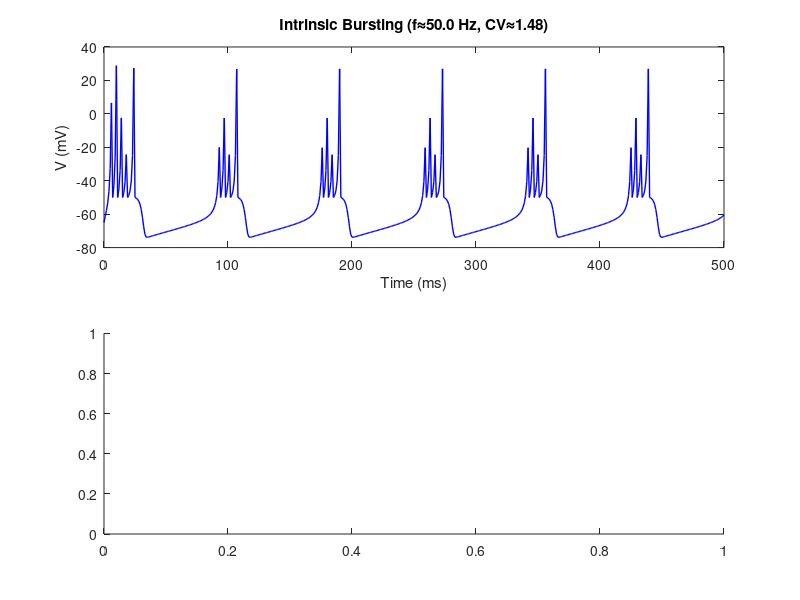

This chart was generated by the following MATLAB code: (Note: this script raises an error after producing the figure.)
%% Problem 1b: Find Bursting Parameters @ 50 Hz + Extension
% (1) Grid‐search for (a,b,c,d) producing bursting at ≈50 Hz, I=10 mA
% (2) Confirm with V(t) & ISI histogram
% (3) extension: F–B curve (bursts/sec vs. I)

clear; close all;

%% 1) Simulation settings
dt = 1;            % ms
T  = 500;          % total time (ms)
t  = 0:dt:T;       
N  = numel(t);
I0 = 10;           % drive for search (mA)

%% 2) Parameter grid (bursting regime around Izhikevich’s values)
a_list = [0.02, 0.03, 0.04];
b_list = [0.15, 0.20, 0.25];
c_list = [-60, -55, -50];
d_list = [2, 4, 6, 8];

best_cv   = -inf;
best_err  = inf;
best_par  = [];

% Loop through every candidate
for a = a_list
  for b = b_list
    for c = c_list
      for d = d_list
        %--- simulate one run ---
        V = -65*ones(1,N);
        u = b*V;
        spikes = [];
        for k = 2:N
          dV = 0.04*V(k-1)^2 + 5*V(k-1) + 140 - u(k-1) + I0;
          du = a*(b*V(k-1) - u(k-1));
          V(k) = V(k-1) + dt*dV;
          u(k) = u(k-1) + dt*du;
          if V(k) >= 30
            spikes(end+1) = t(k);    %#ok<AGROW>
            V(k) = c;                
            u(k) = u(k) + d;         
          end
        end
        
        %--- metrics: mean rate & ISI‐CV ---
        f_avg = numel(spikes)/(T/1000);       % Hz
        ISIs  = diff(spikes);
        if isempty(ISIs), continue; end
        cv_isi = std(ISIs)/mean(ISIs);        % bursting high CV
        
        %--- pick best: close to 50 Hz & max CV ---
        err = abs(f_avg - 50);
        if (err < 5) && (cv_isi > best_cv)   % allow ±5 Hz window
          best_cv  = cv_isi;
          best_err = err;
          best_par = [a, b, c, d, f_avg, cv_isi];
        end
      end
    end
  end
end

% Unpack best
a = best_par(1);  b = best_par(2);  c = best_par(3);  d = best_par(4);
f_avg = best_par(5);  cv_isi = best_par(6);
fprintf('Found bursting params: a=%.2f, b=%.2f, c=%d, d=%d → f≈%.1f Hz, CV≈%.2f\n', ...
        a,b,c,d,f_avg,cv_isi);

%% 3) Confirm bursting with best set
V = -65*ones(1,N);  
u = b*V;            
spikes = [];
for k = 2:N
  dV = 0.04*V(k-1)^2 + 5*V(k-1) + 140 - u(k-1) + I0;
  du = a*(b*V(k-1) - u(k-1));
  V(k) = V(k-1) + dt*dV;
  u(k) = u(k-1) + dt*du;
  if V(k) >= 30
    spikes(end+1) = t(k);
    V(k) = c;
    u(k) = u(k) + d;
  end
end
ISIs = diff(spikes);

figure('Name','Bursting (Confirmed)','NumberTitle','off');
subplot(2,1,1);
plot(t, V, 'b', 'LineWidth',1);
xlabel('Time (ms)'); ylabel('V (mV)');
title(sprintf('Intrinsic Bursting (f≈%.1f Hz, CV≈%.2f)', f_avg, cv_isi));

subplot(2,1,2);
histogram(ISIs,20);
xlabel('ISI (ms)'); ylabel('Count');
title('ISI Histogram (Bursting)');

%% 4) extension: F–B curve (burst rate vs. I)
I_list = 8:0.5:12;  
burst_thr = 15;      % ms to separate bursts
burst_rate = zeros(size(I_list));

for idx = 1:numel(I_list)
  I = I_list(idx);
  
  % simulate with best (a,b,c,d)
  V = -65*ones(1,N);
  u = b*V;
  sp = [];
  for k = 2:N
    dV = 0.04*V(k-1)^2 + 5*V(k-1) + 140 - u(k-1) + I;
    du = a*(b*V(k-1) - u(k-1));
    V(k) = V(k-1) + dt*dV;
    u(k) = u(k-1) + dt*du;
    if V(k) >= 30
      sp(end+1) = t(k);
      V(k) = c;
      u(k) = u(k) + d;
    end
  end
  
  % count bursts
  ISIsp = diff(sp);
  burst_starts = [1, find(ISIsp > burst_thr)+1];
  burst_rate(idx) = numel(burst_starts)/(T/1000);
end

figure('Name','Burst Rate vs. I','NumberTitle','off');
plot(I_list, burst_rate, '-o', 'LineWidth',1.2);
xlabel('Input current I (mA)');
ylabel('Burst rate (bursts/s)');
title('F–B Curve: Bursting Frequency vs. I');
grid on;
